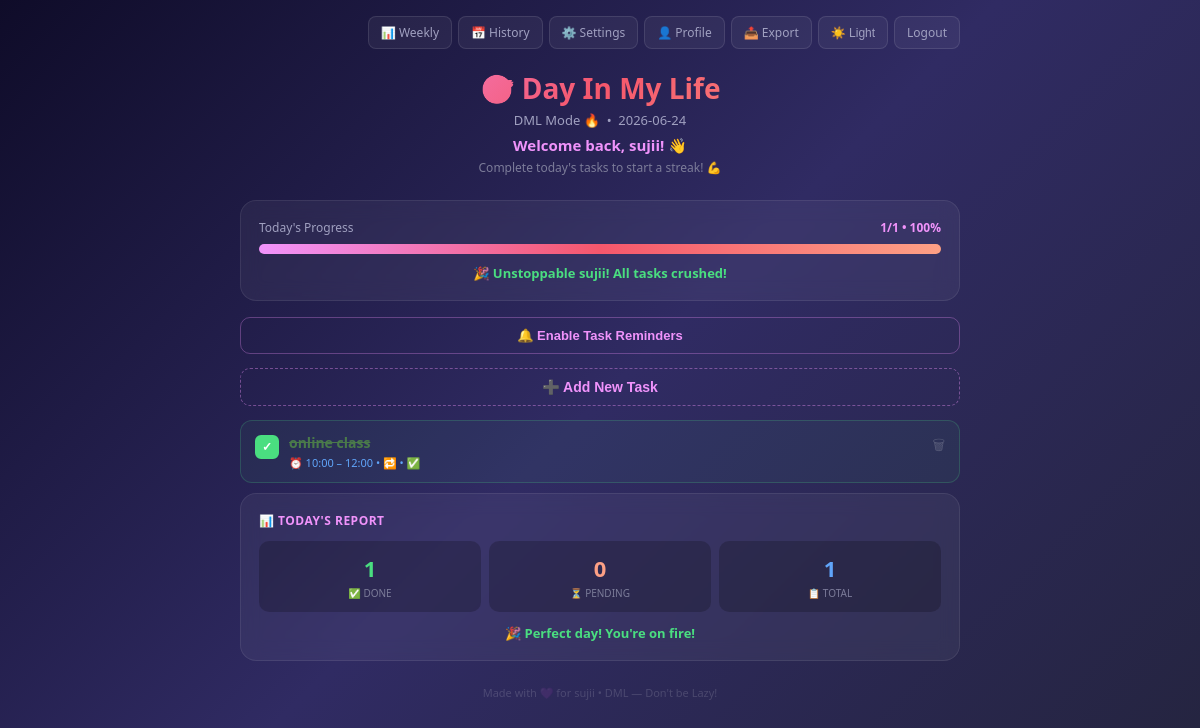
Page / (signed in) on the earlier database version.
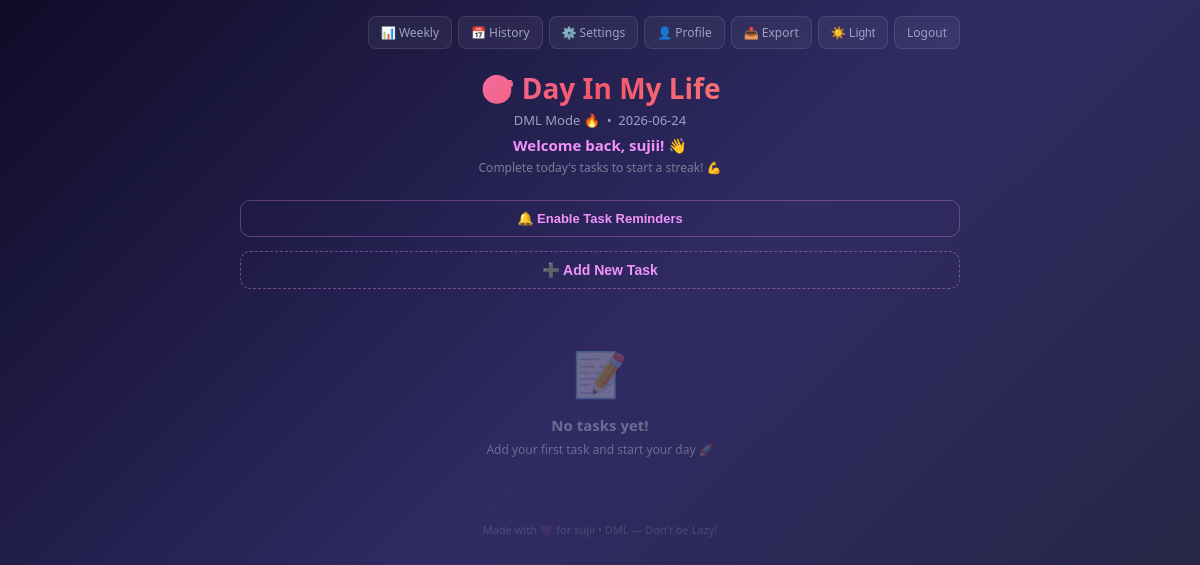
Same page on the later database version.
### tables this page shows
CREATE TABLE users (
        id INTEGER PRIMARY KEY AUTOINCREMENT,
        name TEXT NOT NULL,
        email TEXT UNIQUE NOT NULL,
        password TEXT NOT NULL
    );

CREATE TABLE tasks (
        id INTEGER PRIMARY KEY AUTOINCREMENT,
        user_id INTEGER NOT NULL,
        name TEXT NOT NULL,
        start_time TEXT,
        end_time TEXT,
        is_routine INTEGER DEFAULT 0,
        done INTEGER DEFAULT 0,
        task_date TEXT NOT NULL,
        notes TEXT DEFAULT ''
    );

### app.py (the view, shortened to what this page needs)
@app.route('/')
@login_required
def index():
    conn = get_db()
    today = str(date.today())
    today_date = date.today()
    days_off = get_days_off(current_user.id)
    is_off = today_date.weekday() in days_off
    streak = get_streak(current_user.id)
    tasks = []
    if not is_off:
        existing = conn.execute('SELECT COUNT(*) FROM tasks WHERE user_id=? AND task_date=?',
                               (current_user.id, today)).fetchone()[0]
        if existing == 0:
            routine_tasks = conn.execute(
                'SELECT * FROM tasks WHERE user_id=? AND is_routine=1 AND task_date != ?',
                (current_user.id, today)
            ).fetchall()
            conn.commit()
        tasks = conn.execute('SELECT * FROM tasks WHERE user_id=? AND task_date=?',
                            (current_user.id, today)).fetchall()
    conn.close()
    return render_template('index.html', tasks=tasks, today=today, user=current_user, is_off=is_off, streak=streak)

### app.py (called while the page is built)
def get_db():
    conn = sqlite3.connect('tasks.db')
    conn.row_factory = sqlite3.Row
    return conn

@login_manager.user_loader
def load_user(user_id):
    conn = get_db()
    user = conn.execute('SELECT * FROM users WHERE id=?', (user_id,)).fetchone()
    conn.close()
    if user:
        return User(user['id'], user['name'], user['email'])
    return None

def get_days_off(user_id):
    conn = get_db()
    setting = conn.execute('SELECT days_off FROM settings WHERE user_id=?', (user_id,)).fetchone()
    conn.close()
    if setting and setting['days_off']:
        return [int(d) for d in setting['days_off'].split(',') if d]
    return [5, 6]

def get_streak(user_id):
    conn = get_db()
    streak = 0
    today = date.today()
    days_off = get_days_off(user_id)
    for i in range(1, 30):
        day = today - timedelta(days=i)
        if day.weekday() in days_off:
            continue
        day_str = str(day)
        row = conn.execute(
            'SELECT COUNT(*) as total, SUM(done) as done FROM tasks WHERE user_id=? AND task_date=?',
            (user_id, day_str)
        ).fetchone()
        total = row['total'] or 0
        done = row['done'] or 0
        if total > 0 and done == total:
            streak += 1
        else:
            break
    conn.close()
    return streak

### templates/index.html (shortened to what this page needs)
<!DOCTYPE html>
<html lang="en">
<head>
</head>
<body>
<div class="container">
    <div class="nav">
        <a href="/weekly" class="nav-btn">📊 Weekly</a>
        <a href="/history" class="nav-btn">📅 History</a>
        <a href="/settings" class="nav-btn">⚙️ Settings</a>
        <a href="/profile" class="nav-btn">👤 Profile</a>
        <a href="/export" class="nav-btn">📤 Export</a>
        <button class="nav-btn" onclick="toggleTheme()" id="themeBtn">☀️ Light</button>
        <a href="/logout" class="nav-btn">Logout</a>
    </div>
    <div class="header">
        <h1>🎯 Day In My Life</h1>
        <p class="subtitle">DML Mode 🔥 &nbsp;•&nbsp; {{ today }}</p>
        <p class="username">Welcome back, {{ user.name }}! 👋</p>
        {% if streak > 0 %}
        <p class="streak">🔥 {{ streak }} day streak! Keep it up!</p>
        {% else %}
        <p style="color:#7c7c99; font-size:12px; margin-top:4px;">Complete today's tasks to start a streak! 💪</p>
        {% endif %}
    </div>
    {% if is_off %}
    <div class="off-card">
        <div class="off-emoji">🎉</div>
        <p class="off-title">Rest Day! 😴</p>
        <p class="off-msg">
            Hey {{ user.name }}! Today is your well-deserved day off! 🌟<br><br>
            Relax, recharge, and come back stronger tomorrow! 💪
        </p>
        <a href="/settings" style="display:inline-block; margin-top:16px; color:#f093fb; font-size:13px;">⚙️ Change schedule</a>
    </div>
    {% else %}
    {% set done_count = tasks|selectattr('done', 'equalto', 1)|list|length %}
    {% set total = tasks|length %}
    {% set percent = ((done_count / total) * 100)|int if total > 0 else 0 %}
    {% if total > 0 %}
    <div class="card" style="margin-bottom:16px;">
        <div style="display:flex; justify-content:space-between; margin-bottom:8px;">
            <span style="font-size:12px; color:#a0a0c0;">Today's Progress</span>
            <span style="font-size:12px; font-weight:700; color:#f093fb;">{{ done_count }}/{{ total }} • {{ percent }}%</span>
        </div>
        <div class="progress-bar">
            <div class="progress-fill" style="width:{{ percent }}%"></div>
        </div>
        {% if percent == 100 %}
        <p style="text-align:center; color:#4ade80; font-weight:700; margin-top:10px; font-size:13px;">🎉 Unstoppable {{ user.name }}! All tasks crushed!</p>
        {% endif %}
    </div>
    {% endif %}
    <button class="notif-btn" onclick="enableNotifications()" id="notifBtn">🔔 Enable Task Reminders</button>
    <button class="toggle-add-btn" onclick="toggleForm()" id="toggleBtn">➕ Add New Task</button>
    {% for task in tasks %}
    <div class="task-item {% if task.done %}done{% endif %}"
         data-end="{{ task.end_time }}"
         data-start="{{ task.start_time }}"
         data-name="{{ task.name }}"
         data-done="{{ task.done }}">
        <a href="/toggle/{{ task.id }}">
            <button class="tick-btn {% if task.done %}done{% endif %}">{% if task.done %}✓{% endif %}</button>
        </a>
        <div style="flex:1;">
            <p class="task-name {% if task.done %}done{% endif %}">{{ task.name }}</p>
            {% if task.start_time %}
            <p class="task-meta">⏰ {{ task.start_time }}{% if task.end_time %} – {{ task.end_time }}{% endif %}{% if task.is_routine %} • 🔁{% endif %}{% if task.done %} • ✅{% endif %}</p>
            {% endif %}
        </div>
        <a href="/delete/{{ task.id }}"><button class="delete-btn">🗑</button></a>
    </div>
    {% endfor %}
    {% if tasks|length == 0 %}
    <div style="text-align:center; padding:40px 20px; color:rgba(255,255,255,0.3);">
        <div style="font-size:44px; margin-bottom:12px;">📝</div>
        <p style="font-weight:700; font-size:15px;">No tasks yet!</p>
        <p style="font-size:12px; margin-top:6px;">Add your first task and start your day 🚀</p>
    </div>
    {% endif %}
    {% if total > 0 %}
    <div class="card" style="margin-top:8px;">
        <p class="section-title">📊 Today's Report</p>
        <div class="summary-grid">
            <div class="summary-box">
                <p class="summary-num" style="color:#4ade80;">{{ done_count }}</p>
                <p class="summary-lbl">✅ Done</p>
            </div>
            <div class="summary-box">
                <p class="summary-num" style="color:#fda085;">{{ total - done_count }}</p>
                <p class="summary-lbl">⏳ Pending</p>
            </div>
            <div class="summary-box">
                <p class="summary-num" style="color:#60a5fa;">{{ total }}</p>
                <p class="summary-lbl">📋 Total</p>
            </div>
        </div>
        <p style="text-align:center; font-weight:700; margin-top:12px; font-size:13px; color:{% if percent == 100 %}#4ade80{% elif percent >= 50 %}#fda085{% else %}#f5576c{% endif %};">
            {% if percent == 100 %}🎉 Perfect day! You're on fire!
            {% elif percent >= 50 %}💪 Good progress! Don't stop now!
            {% else %}😤 DML {{ user.name }}! Push harder!{% endif %}
        </p>
    </div>
    {% endif %}
    {% endif %}
    <p class="footer">Made with 💜 for {{ user.name }} • DML — Don't be Lazy!</p>
</div>
</body>
</html>

### templates/index.html (style rules this page uses)
* { margin: 0; padding: 0; box-sizing: border-box; }
body { min-height: 100vh; background: linear-gradient(135deg, #0f0c29, #302b63, #24243e); color: #e8e8f0; font-family: 'Segoe UI', sans-serif; padding: 16px; transition: all 0.3s; }
.container { max-width: 720px; margin: 0 auto; }
.header { text-align: center; margin-bottom: 24px; }
h1 { font-size: 28px; background: linear-gradient(135deg, #f093fb, #f5576c, #fda085); -webkit-background-clip: text; -webkit-text-fill-color: transparent; font-weight: 900; }
.subtitle { color: #a0a0c0; font-size: 13px; margin-top: 4px; }
.username { color: #f093fb; font-size: 15px; font-weight: 700; margin-top: 6px; }
.nav { display: flex; gap: 6px; margin-bottom: 20px; flex-wrap: wrap; justify-content: flex-end; }
.nav-btn { background: rgba(255,255,255,0.05); border: 1px solid rgba(255,255,255,0.1); color: #a0a0c0; padding: 7px 12px; border-radius: 8px; cursor: pointer; font-size: 12px; text-decoration: none; white-space: nowrap; }
.toggle-add-btn { width: 100%; padding: 10px; border-radius: 10px; border: 1px dashed rgba(240,147,251,0.4); background: transparent; color: #f093fb; font-weight: 600; font-size: 14px; cursor: pointer; margin-bottom: 14px; }
.notif-btn { width: 100%; padding: 10px; border-radius: 10px; border: 1px solid rgba(240,147,251,0.3); background: transparent; color: #f093fb; font-weight: 600; font-size: 13px; cursor: pointer; margin-bottom: 14px; }
.footer { text-align: center; color: rgba(255,255,255,0.15); font-size: 11px; margin-top: 24px; }

Differences in the rows shown:
removed tasks: name "online class", start_time "10:00", end_time "12:00"
changed users "sujii": name "sujii" → (not shown)
Other differences:
{{ done_count }}: "1" → (not shown)
{{ total }}: "1" → (not shown)
{{ percent }}: "100" → (not shown)
{{ total - done_count }}: "0" → (not shown)
text no longer shown: "Today's Progress / • % 🎉 Unstoppable ! All tasks crushed! 📊 TODAY'S REPORT ✅ DONE ⏳ PENDING 📋 TOTAL 🎉 Perfect day! You're on fire!"
text now shown: "📝 No tasks yet! Add your first task and start your day 🚀"
